Frame 1 (no input): blank canvas, image omitted
Frame 60 (no input): blank canvas, image omitted
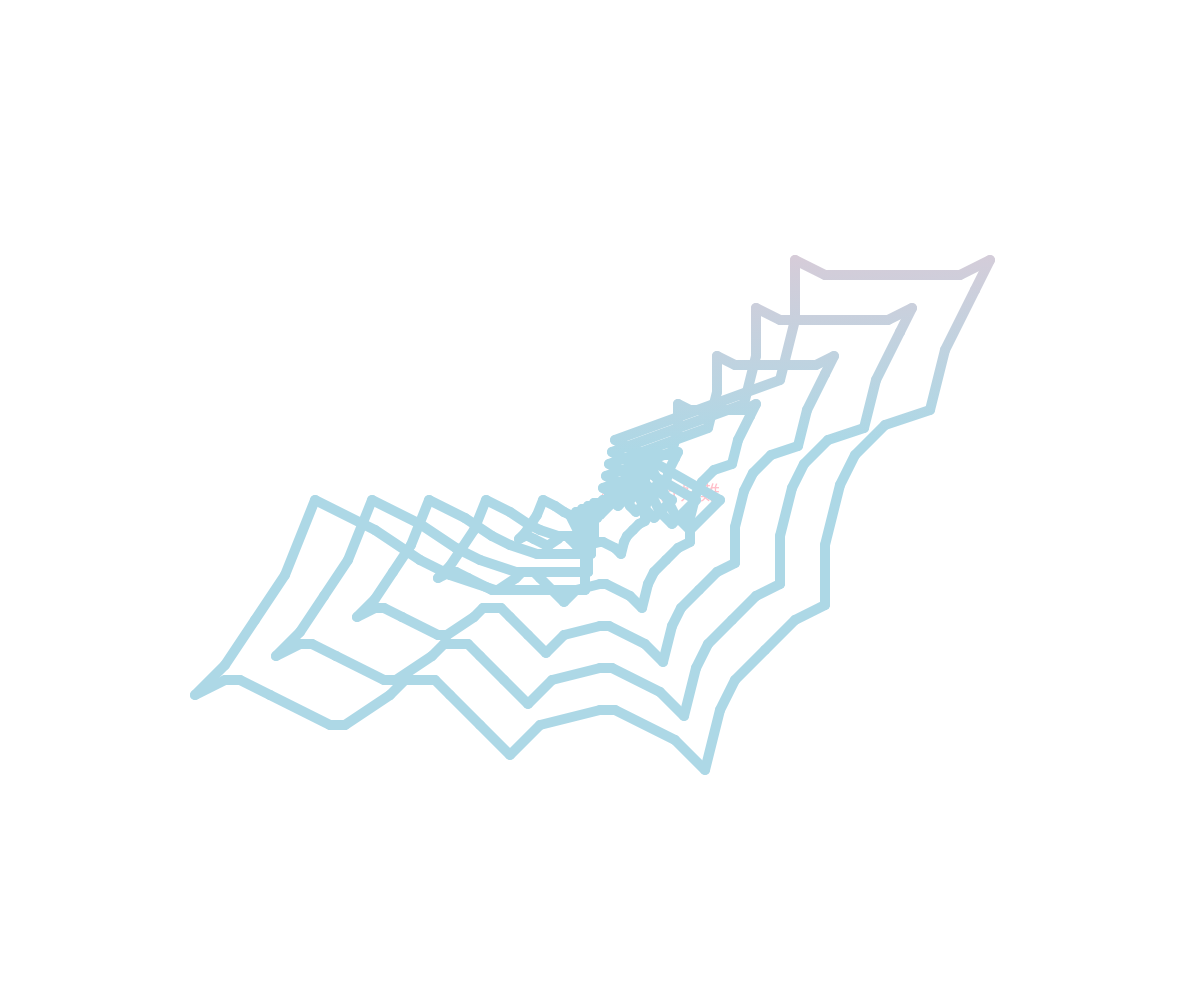
Frame 120 (the mouse pressed at the canvas centre since frame 60)

The p5.js sketch whose frames 1 and 60 were blank and that drew this single picture after the mouse press (run headless with seeded random() and noise() and a simulated clock; from frame 60 on, the mouse is pressed at the canvas centre):

// p5.js sketch
// ── sketch.js
let ctx
let points = [[3,3],[5,-1],[6,-2],[8,0],[1,4],[12,8],[13,12],[13,16],
  [15,15],[19,15],[22,15],[24,15],[26,16],[25,14],[23,10],[22,6],[19,5],
  [17,3],[16,1],[15,-3],[15,-7],[13,-8],[11,-10],[9,-12],[8,-14],[7,-18],
  [5,-16],[1,-14],[0,-14],[-4,-15],[-6,-17],[-8,-15],[-10,-13],[-11,-12],
  [-12,-12],[-13,-12],[-14,-13],[-17,-15],[-18,-15],[-22,-13],[-24,-12],[-25,-12],
  [-27,-13],[-25,-11],[-23,-8],[-21,-5],[-19,0],[-15,-2],[-12,-4],[-10,-5],[-7,-6],
  [-4,-6],[-1,-6],[-1,-6],[-1,-3],[-2,-1],[0,-1],[1,0],[2,0],[3,1],[3,3]]; //list資料，

  function setup() {   //只會執行一次的函數
    createCanvas(windowWidth, windowHeight); //設定一個畫布，寬為整個視窗的寬度windowWidth，高度為整個視窗的高度windowHeight
    //把points 內的值都50
    for (let i = 0; i < points.length; i++) {
      for (let j = 0; j < points[i].length; j++) {
        points[i][j] = points[i][j]*5;//將圖片放大20倍
      }
    }
    ctx = canvas.getContext('2d');
    ctx.lineWidth = 10;//設定線條寬度
    ctx.lineCap = 'round'//設置端點圓角
    gradientLine(ctx, 420, 70, 400, 440, 'lightblue', 'pink')//設定漸層線條顏色
  }

  function draw() {
    background(255);
    // scale(50)

    textWidth(4)//文字寬度
    textSize(50*(mouseX/1500))  //文字大小
    fill("pink");  //設定顏色
    text("程式設計好難",mouseX,mouseY)  //顯示文字
    translate(mouseX, mouseY); //原本原點在左上角，利用這指令把原點放到視窗的中心
    scale(1, -1);  //上下翻轉
    for(k=1;k<6;k++){//設定迴圈，使其譨重複5次以內的圖形
    for (let i = 0; i < points.length-1; i++) {
      line((points[i][0]*(mouseX/1000))*k, (points[i][1]*(mouseX/1000))*k, (points[i+1][0]*(mouseX/1000))*k, (points[i+1][1]*(mouseX/1000))*k);
    }
    line((points[points.length-1][0]*(mouseX/1000))*k, (points[points.length-1][1]*(mouseX/1000))*k, (points[0][0]*(mouseX/1000))*k, (points[0][1]*(mouseX/1000))*k); //把最後一點與第一點的連線

  }
}

 


  function gradientLine(ctx, x1, y1, x2, y2, c1, c2) {
    const gradient = ctx.createLinearGradient(x1, y1, x2, y2);
    gradient.addColorStop(0, c1);
    gradient.addColorStop(1, c2);
    ctx.strokeStyle = gradient;

    ctx.beginPath();
    ctx.moveTo(x1, y1);
    ctx.lineTo(x2, y2);
    ctx.stroke();
  }
